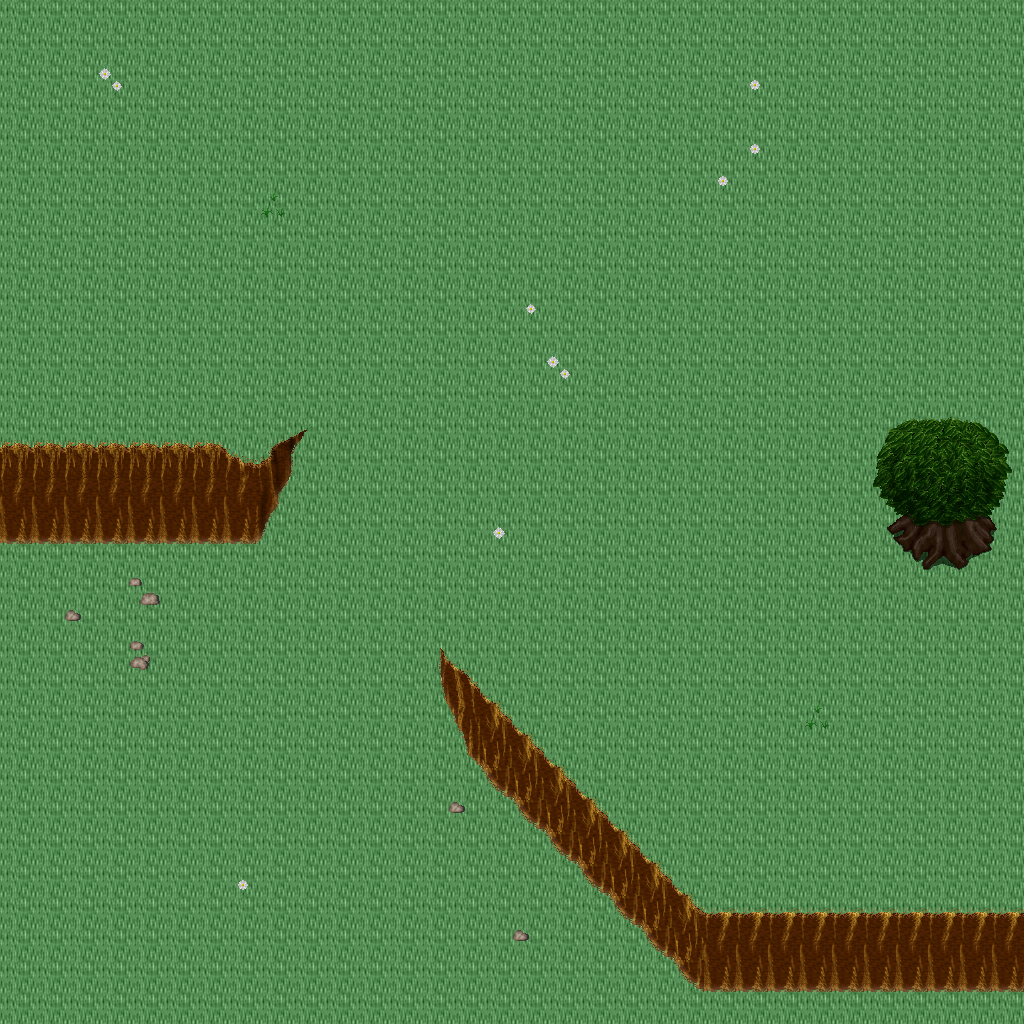

A level layout from a 2D game, rendered from its tile map. Below: a short description, then the map file with tile-grid data replaced by summaries:
An orthogonal 32x32 tile map with 32x32 px tiles, 5 tile layers (Ground, Objects, Objects2, Above, ...), 1 hidden layer not drawn, 24 tilesets.

<map version="1.10" tiledversion="1.11.0" orientation="orthogonal" renderorder="right-down" width="32" height="32" tilewidth="32" tileheight="32" infinite="0" nextlayerid="11" nextobjectid="1">
 <tileset firstgid="1" name="ground_ground" tilewidth="32" tileheight="32" tilecount="33" columns="3">
  <image source="../drawable/ground_ground.png" width="96" height="352" />
 </tileset>
 <tileset firstgid="34" name="ground_ridge_earth_dark" tilewidth="32" tileheight="32" tilecount="96" columns="12">
  <image source="../drawable/ground_ridge_earth_dark.png" width="384" height="256" />
 </tileset>
 <tileset firstgid="130" name="ground_grass_edges" tilewidth="32" tileheight="32" tilecount="36" columns="12">
  <image source="../drawable/ground_grass_edges.png" width="384" height="96" />
 </tileset>
 <tileset firstgid="166" name="ground_water_pool" tilewidth="32" tileheight="32" tilecount="72" columns="3">
  <image source="../drawable/ground_water_pool.png" width="96" height="768" />
 </tileset>
 <tileset firstgid="238" name="plant_flower_daisy_white" tilewidth="32" tileheight="32" tilecount="8" columns="2">
  <image source="../drawable/plant_flower_daisy_white.png" width="64" height="128" />
 </tileset>
 <tileset firstgid="246" name="ground_rock_pebbles" tilewidth="32" tileheight="32" tilecount="3" columns="1">
  <image source="../drawable/ground_rock_pebbles.png" width="32" height="96" />
 </tileset>
 <tileset firstgid="249" name="plant_grasses" tilewidth="32" tileheight="32" tilecount="6" columns="3">
  <image source="../drawable/plant_grasses.png" width="96" height="64" />
 </tileset>
 <tileset firstgid="255" name="plant_flower_daisy_yellow" tilewidth="32" tileheight="32" tilecount="8" columns="2">
  <image source="../drawable/plant_flower_daisy_yellow.png" width="64" height="128" />
 </tileset>
 <tileset firstgid="263" name="ground_grass_corners" tilewidth="32" tileheight="32" tilecount="24" columns="6">
  <image source="../drawable/ground_grass_corners.png" width="192" height="128" />
 </tileset>
 <tileset firstgid="287" name="plant_tree_tree_darkgreen" tilewidth="32" tileheight="32" tilecount="88" columns="8">
  <image source="../drawable/plant_tree_tree_darkgreen.png" width="256" height="352" />
 </tileset>
 <tileset firstgid="375" name="plant_flower_daisy_blue" tilewidth="32" tileheight="32" tilecount="8" columns="2">
  <image source="../drawable/plant_flower_daisy_blue.png" width="64" height="128" />
 </tileset>
 <tileset firstgid="383" name="plant_flower_daisy_red" tilewidth="32" tileheight="32" tilecount="8" columns="2">
  <image source="../drawable/plant_flower_daisy_red.png" width="64" height="128" />
 </tileset>
 <tileset firstgid="391" name="ground_earth_edges" tilewidth="32" tileheight="32" tilecount="18" columns="6">
  <image source="../drawable/ground_earth_edges.png" width="192" height="96" />
 </tileset>
 <tileset firstgid="409" name="ground_water_waterfall" tilewidth="32" tileheight="32" tilecount="120" columns="8">
  <image source="../drawable/ground_water_waterfall.png" width="256" height="480" />
 </tileset>
 <tileset firstgid="529" name="logic_creature_elf" tilewidth="32" tileheight="32" tilecount="16" columns="8">
  <image source="../drawable/logic_creature_elf.png" width="256" height="64" />
 </tileset>
 <tileset firstgid="545" name="logic_item_resources" tilewidth="32" tileheight="32" tilecount="6" columns="6">
  <image source="../drawable/logic_item_resources.png" width="192" height="32" />
 </tileset>
 <tileset firstgid="551" name="logic_creature_animal" tilewidth="32" tileheight="32" tilecount="32" columns="8">
  <image source="../drawable/logic_creature_animal.png" width="256" height="128" />
 </tileset>
 <tileset firstgid="583" name="logic_collision" tilewidth="32" tileheight="32" tilecount="1" columns="1">
  <image source="../drawable/logic_collision.png" width="32" height="32" />
 </tileset>
 <tileset firstgid="584" name="object_suspension_bridge" tilewidth="32" tileheight="32" tilecount="24" columns="3">
  <image source="../drawable/object_suspension_bridge.png" width="96" height="256" />
 </tileset>
 <tileset firstgid="608" name="logic_creature_elemental" tilewidth="32" tileheight="32" tilecount="16" columns="8">
  <image source="../drawable/logic_creature_elemental.png" width="256" height="64" />
 </tileset>
 <tileset firstgid="624" name="ground_rock_rocks_3" tilewidth="32" tileheight="32" tilecount="16" columns="4">
  <image source="../drawable/ground_rock_rocks_3.png" width="128" height="128" />
 </tileset>
 <tileset firstgid="640" name="object_rotating_crystal" tilewidth="32" tileheight="32" tilecount="48" columns="8">
  <image source="../drawable/object_rotating_crystal.png" width="256" height="192" />
 </tileset>
 <tileset firstgid="688" name="light_white_1x1" tilewidth="32" tileheight="32" tilecount="1" columns="1">
  <image source="../drawable/light_white_1x1.png" width="32" height="32" />
 </tileset>
 <tileset firstgid="689" name="light_light_5x5" tilewidth="32" tileheight="32" tilecount="25" columns="5">
  <image source="../drawable/light_light_5x5.png" width="160" height="160" />
 </tileset>
 <layer id="1" name="Ground" width="32" height="32">
  <data>[1024 cells, 1024 non-empty, 1 distinct tile ids]</data>
 </layer>
 <layer id="2" name="Objects" width="32" height="32">
  <data>[1024 cells, 121 non-empty, 34 distinct tile ids]</data>
 </layer>
 <layer id="3" name="Objects2" width="32" height="32">
  <data>[1024 cells, 0 non-empty, 0 distinct tile ids]</data>
 </layer>
 <layer id="4" name="Above" width="32" height="32">
  <data>[1024 cells, 18 non-empty, 18 distinct tile ids]</data>
 </layer>
 <layer id="5" name="Above2" width="32" height="32">
  <data>[1024 cells, 0 non-empty, 0 distinct tile ids]</data>
 </layer>
 <layer id="6" name="Walkable" width="32" height="32" visible="0">
  <data>[1024 cells, 100 non-empty, 1 distinct tile ids]</data>
 </layer>
 <objectgroup id="7" name="Mapevents" />
 <objectgroup id="8" name="Spawn" />
 <objectgroup id="9" name="Keys" />
 <objectgroup id="10" name="Replace" />
</map>
